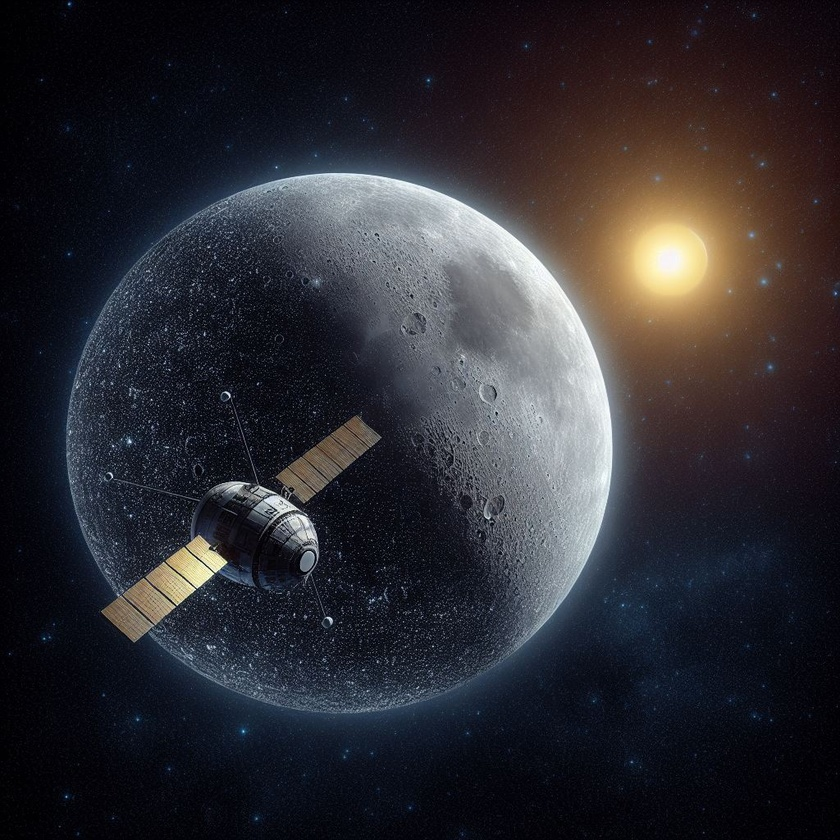
#> input picture imagens/Satelite.jpeg, 840 x 840 px, shrunk from 1024 x 1024 before the run
$ python operadorMOforlogico.py
#> lines starting #> are read from the running program, lines starting #| are printed output that depends on the picture; after the words box and inside, x2 and y2 are one past the last pixel; in counts of white or black regions, pixels touching at a corner belong together
import numpy as np
import math
import cv2
import matplotlib.pyplot as plt

#Importa e converta para RGB
img = cv2.imread('./imagens/Satelite.jpeg')
#> img is the input picture: shape (840, 840, 3); mean B, G, R 49.8, 44.2, 45.6
img = cv2.cvtColor(img, cv2.COLOR_BGR2RGB)

#Filtro de ruído (bluring)
img_blur = cv2.blur(img,(5,5))

#Convertendo para preto e branco (RGB -> Gray Scale -> BW)
img_gray = cv2.cvtColor(img_blur, cv2.COLOR_RGB2GRAY)
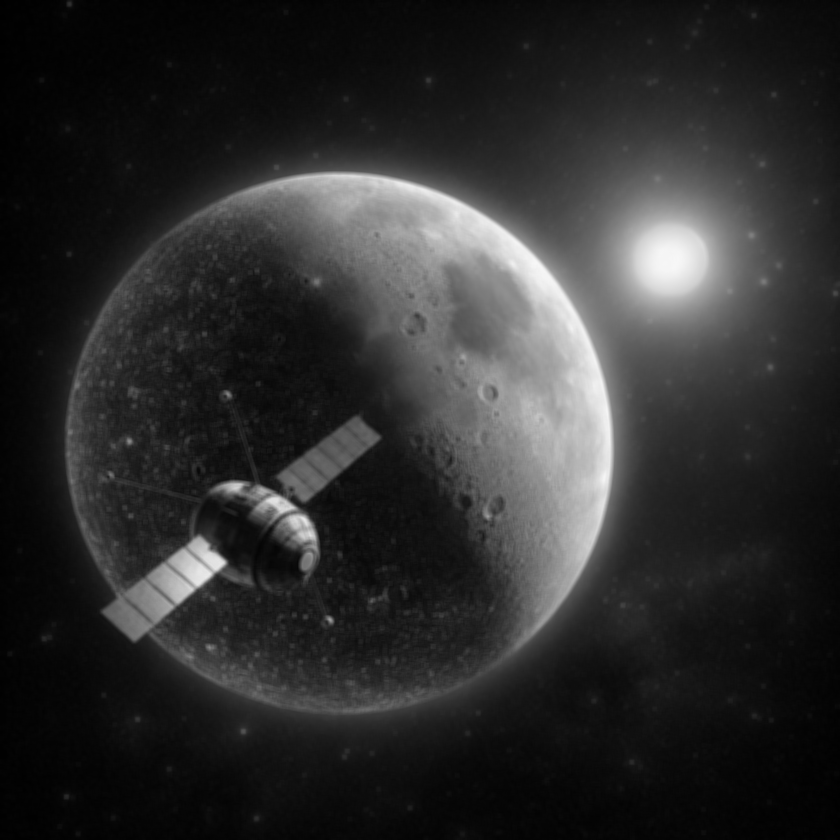
#> img_gray: shape (840, 840); min 0, max 247, mean 45.3
a = img_gray.max()
#> a = 247
_, thresh = cv2.threshold(img_gray, a/2+100, a,cv2.THRESH_BINARY_INV)
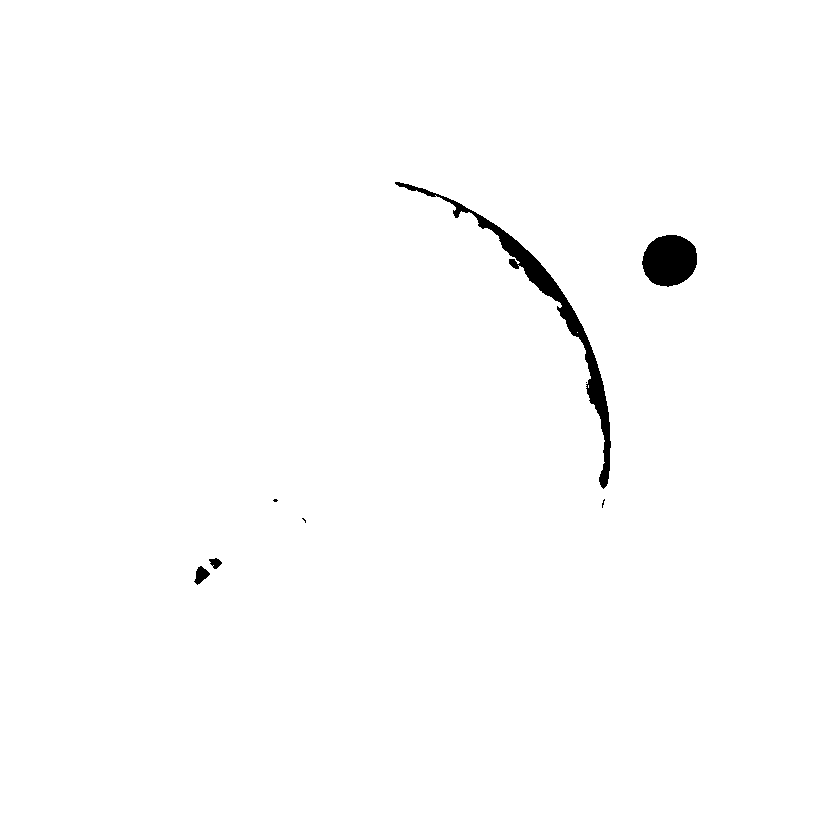
#> thresh: shape (840, 840); values 0 (black) and 247 (white), 99.1% white; 8 black regions (4 under 20 px), largest, box (x1, y1, x2, y2) and area: (395, 182, 611, 489) 4045, (642, 235, 697, 287) 2228, (194, 566, 210, 585) 167, (209, 558, 222, 569) 88

#preparando o "kernel"
kernel = np.ones((12,12), np.uint8)


#operadores Morfologicos
img_dilate = cv2.dilate(thresh,kernel,iterations = 1)
#> img_dilate: shape (840, 840); values 0 (black) and 247 (white), 99.8% white; 4 black regions (1 under 20 px), largest, box (x1, y1, x2, y2) and area: (649, 242, 692, 281) 1188, (530, 264, 552, 290) 77, (595, 385, 600, 399) 43
img_erode = cv2.erode(thresh,kernel,iterations = 1)
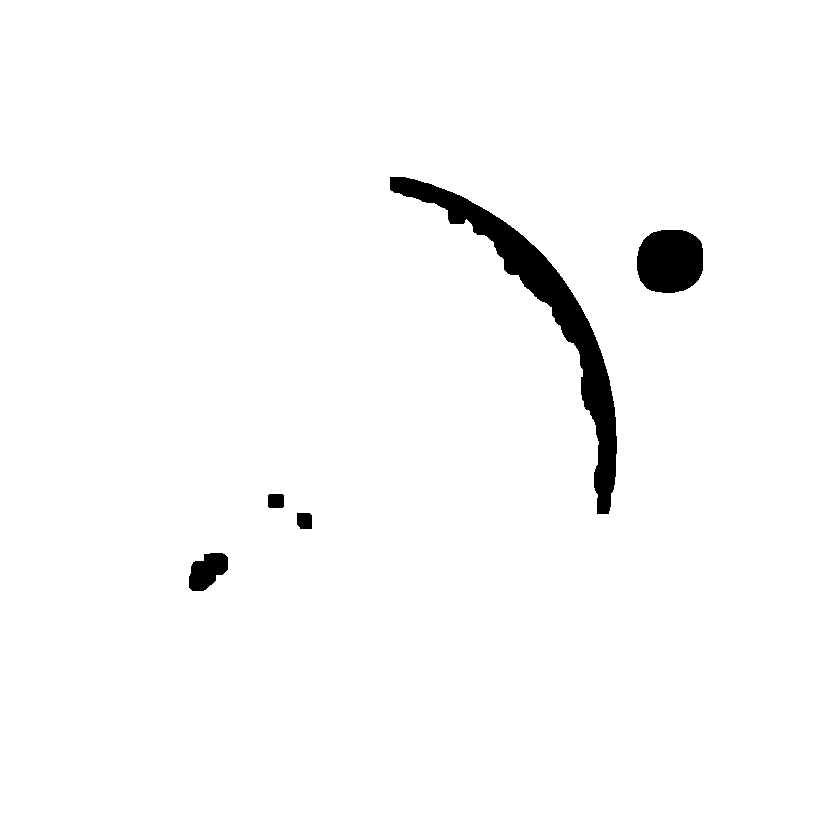
#> img_erode: shape (840, 840); values 0 (black) and 247 (white), 97.8% white; 5 black regions, box (x1, y1, x2, y2) and area: (390, 177, 617, 514) 10449, (637, 230, 703, 293) 3526, (189, 553, 228, 591) 1032, (297, 513, 312, 529) 228, (268, 494, 284, 508) 220
img_open = cv2.morphologyEx(thresh, cv2.MORPH_OPEN, kernel)
#> img_open: shape (840, 840); values 0 (black) and 247 (white), 99% white; 5 black regions (2 under 20 px), largest, box (x1, y1, x2, y2) and area: (396, 183, 612, 509) 4223, (643, 236, 698, 288) 2228, (195, 559, 223, 586) 306
img_close = cv2.morphologyEx(thresh, cv2.MORPH_CLOSE, kernel)
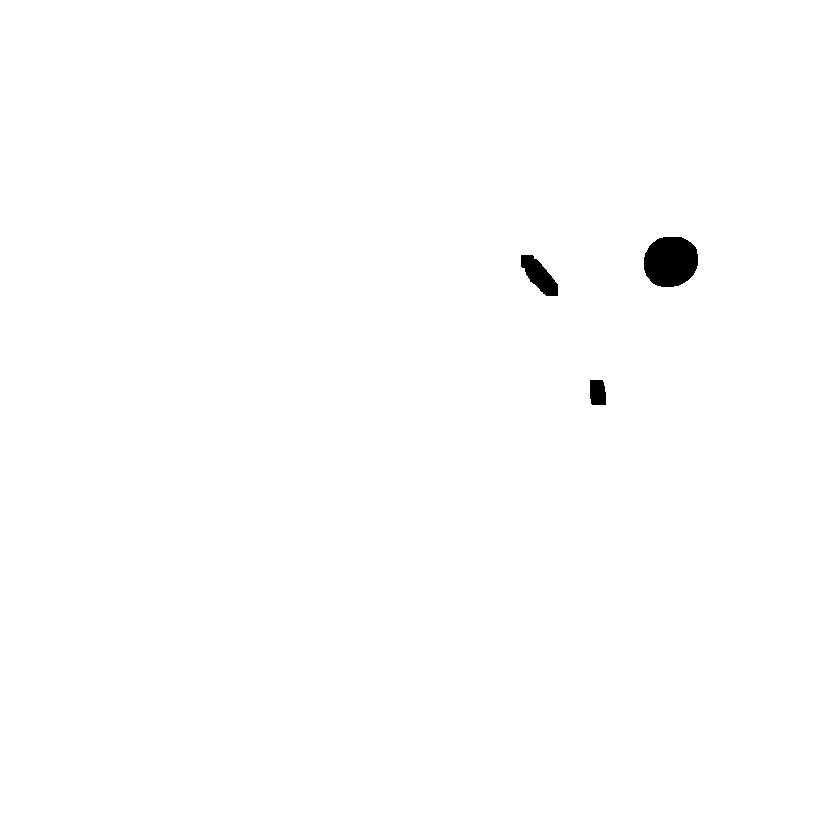
#> img_close: shape (840, 840); values 0 (black) and 247 (white), 99.5% white; 3 black regions, box (x1, y1, x2, y2) and area: (644, 237, 698, 287) 2211, (521, 255, 558, 296) 812, (590, 380, 606, 405) 373
img_grad = cv2.morphologyEx(thresh, cv2.MORPH_GRADIENT, kernel)
img_tophat = cv2.morphologyEx(thresh, cv2.MORPH_TOPHAT, kernel)
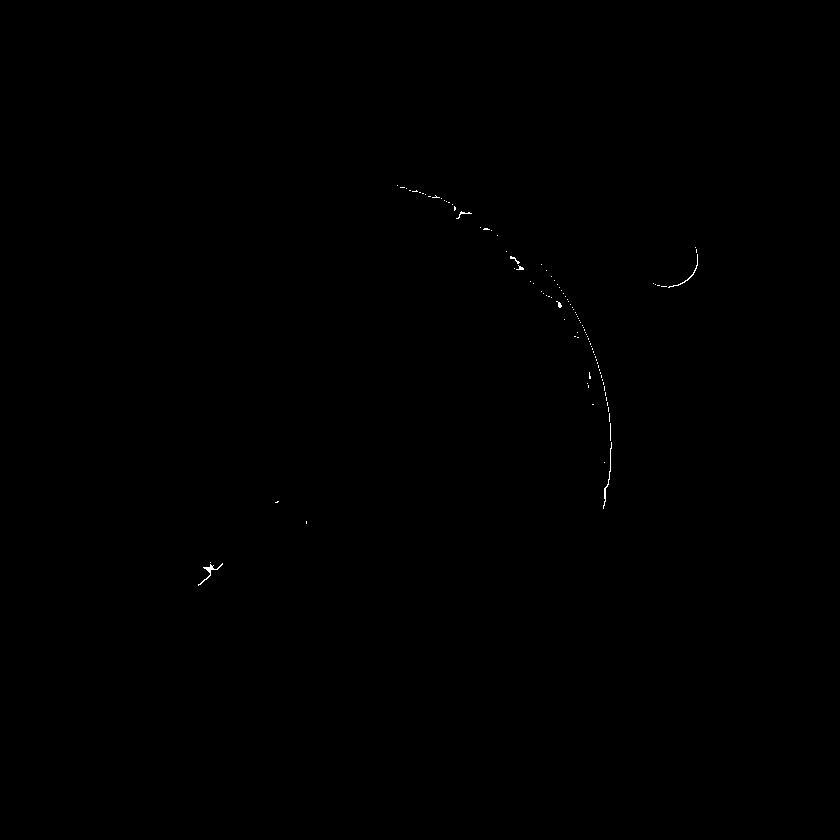
#> img_tophat: shape (840, 840); values 0 (black) and 247 (white), 0.08% white in thin lines or dots, all inside (x1, y1, x2, y2) = (198, 185, 698, 586)
img_blackhat = cv2.morphologyEx(thresh, cv2.MORPH_BLACKHAT, kernel)
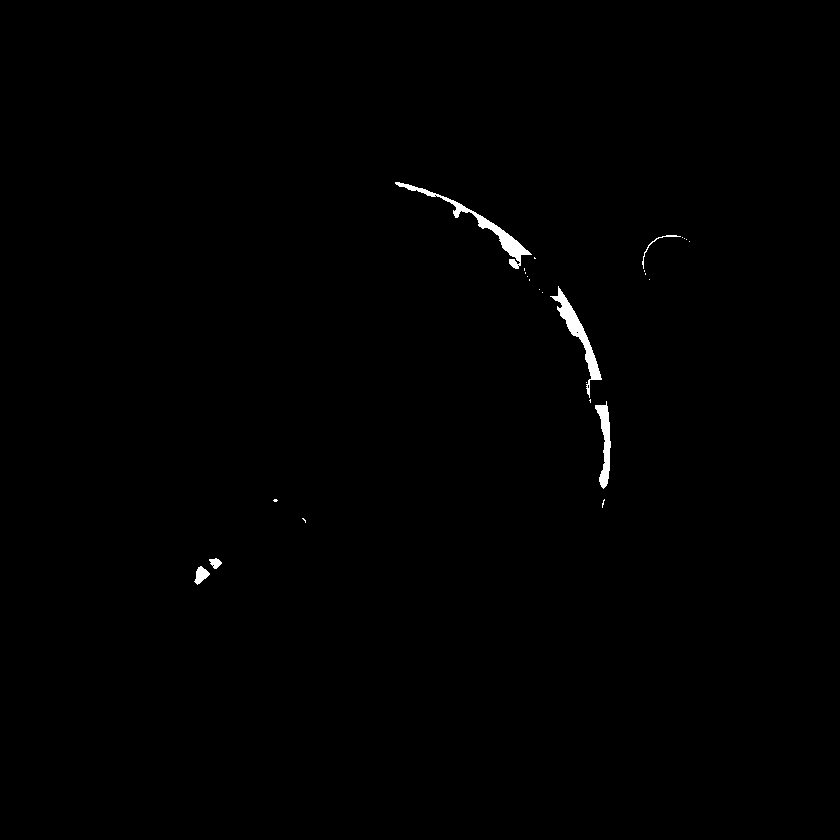
#> img_blackhat: shape (840, 840); values 0 (black) and 247 (white), 0.46% white; 25 white regions (19 under 20 px), largest, box (x1, y1, x2, y2) and area: (395, 182, 532, 269) 1159, (550, 286, 602, 398) 1051, (595, 401, 611, 489) 658, (194, 566, 210, 585) 167, (209, 558, 222, 569) 88, (642, 235, 681, 269) 85

# Plot the images
imagens = [img, img_blur,  img_gray,thresh,img_erode,img_dilate, img_open, img_close, img_grad,
          img_tophat, img_blackhat]

formatoX = math.ceil(len(imagens)**.5)
#> formatoX = 4
if (formatoX**2-len(imagens))>formatoX:
    formatoY = formatoX-1
#> formatoY = 3
else:
    formatoY = formatoX

for i in range(len(imagens)):
    plt.subplot(formatoY, formatoX, i + 1)
    plt.imshow(imagens[i],'gray')
    plt.xticks([]),plt.yticks([])
#> this loop made 11 passes
plt.show()

$ run again, with imagens/Aviao.jpeg copied over imagens/Satelite.jpeg
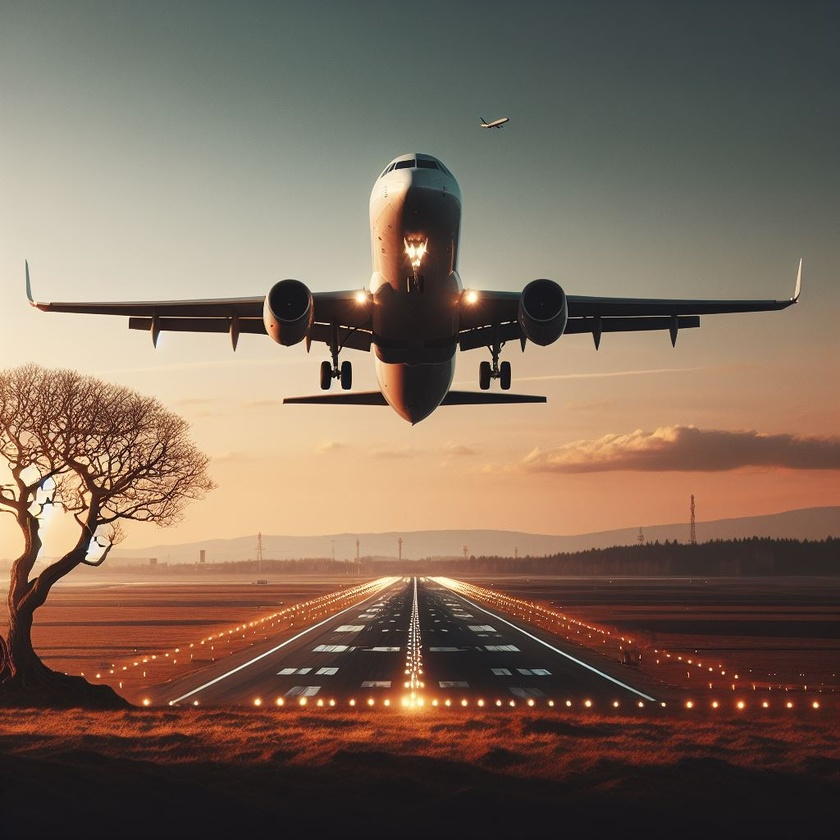
#> input picture imagens/Aviao.jpeg, 840 x 840 px, shrunk from 1024 x 1024 before the run
#> img is the input picture: shape (840, 840, 3); mean B, G, R 90, 105.5, 125.4
#> a = 250
#> `_, thresh = cv2.threshold(img_gray, a/2+100, a,cv2.THRESH_BINARY_INV)`:
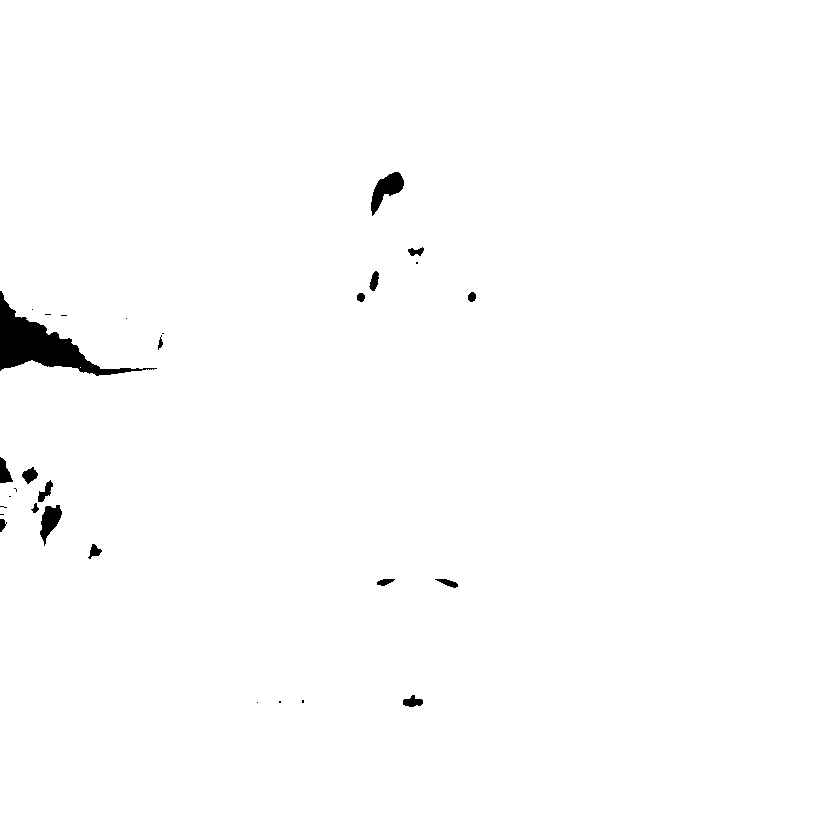
#> thresh: shape (840, 840); values 0 (black) and 250 (white), 99.1% white; 30 black regions (13 under 20 px), largest, box (x1, y1, x2, y2) and area: (0, 291, 157, 376) 3734, (371, 172, 404, 216) 663, (40, 505, 62, 546) 473
#> img_dilate: shape (840, 840); values 0 (black) and 250 (white), 99.7% white; 4 black regions (1 under 20 px), largest, box (x1, y1, x2, y2) and area: (0, 307, 79, 363) 1957, (384, 180, 397, 189) 57, (48, 514, 55, 524) 26
#> img_erode: shape (840, 840); values 0 (black) and 250 (white), 97.5% white; 15 black regions, largest, box (x1, y1, x2, y2) and area: (0, 286, 163, 382) 6732, (0, 452, 68, 552) 3906, (366, 167, 410, 222) 1641
#> img_open: shape (840, 840); values 0 (black) and 250 (white), 99% white; 21 black regions (8 under 20 px), largest, box (x1, y1, x2, y2) and area: (0, 292, 158, 377) 3909, (0, 458, 63, 547) 1494, (372, 173, 405, 217) 673
#> img_close: shape (840, 840); values 0 (black) and 250 (white), 99.4% white; 4 black regions, box (x1, y1, x2, y2) and area: (0, 302, 85, 369) 3305, (379, 175, 403, 195) 420, (43, 509, 61, 530) 334, (0, 462, 9, 484) 181
#> img_grad: shape (840, 840); values 0 (black) and 250 (white), 2.2% white; 15 white regions, largest, box (x1, y1, x2, y2) and area: (0, 286, 163, 382) 4775, (0, 452, 68, 552) 3864, (366, 167, 410, 222) 1584
#> img_tophat: shape (840, 840); values 0 (black) and 250 (white), 0.17% white; 74 white regions (59 under 20 px), largest, box (x1, y1, x2, y2) and area: (0, 474, 47, 493) 270, (34, 484, 56, 515) 191, (373, 181, 405, 217) 77
#> `img_blackhat = cv2.morphologyEx(thresh, cv2.MORPH_BLACKHAT, kernel)`:
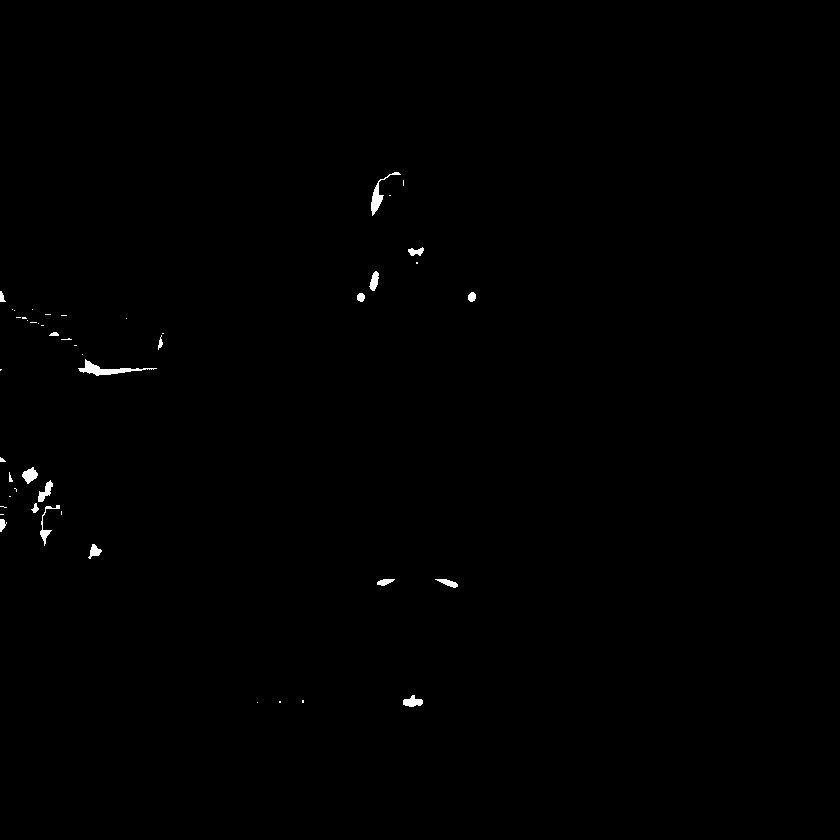
#> img_blackhat: shape (840, 840); values 0 (black) and 250 (white), 0.32% white; 48 white regions (29 under 20 px), largest, box (x1, y1, x2, y2) and area: (78, 359, 157, 376) 390, (371, 172, 401, 216) 257, (22, 467, 38, 484) 161
#> formatoX = 4
#> formatoY = 3
#> the loop `for i in range(len(imagens)):` made 11 passes
